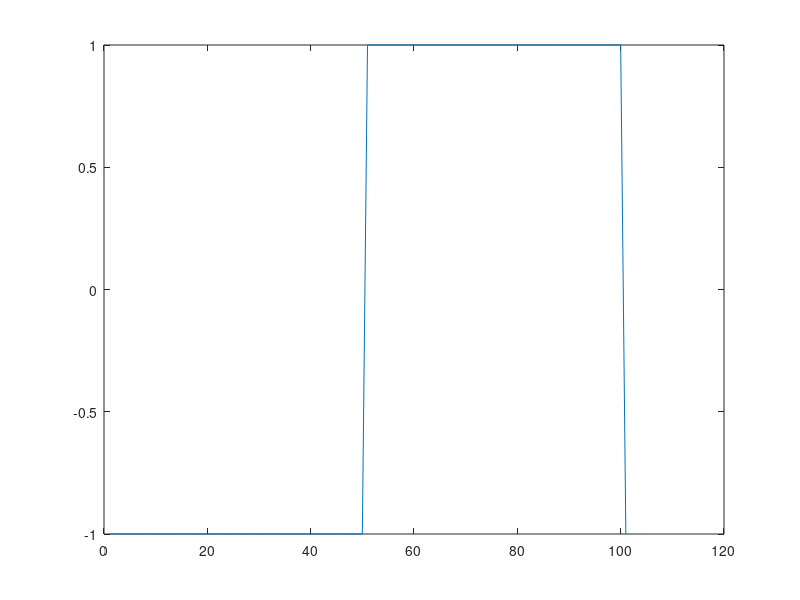

The MATLAB script that drew this image: (Note: this script raises an error after producing the figure.)
clear;
close all;
% set up parameter
fc = 10.3e6;        % carrier freq
fsym = 100e3;       % symbol rate          
fsamp = 250e6;        % sampling rate
d1 = 50;            % duty cycle 1
d2 = 35;            % duty cycle 2
d3 = 30;
d4 = 27;
p_d1 = 0.15;        % percentage of duty cycle 1
p_d2 = 0.10;    % percentage of duty cycle 2
p_d3 = 0.10;
% p_d4 = 1 - p_d1 - p_d2 - p_d3;
T0 = 0.1/fsym;    % time of zeros
T_offset = 0; % offset of Q mod sig

% calculate time steps
Tc = 1 / fc;        % period of carrier
Tsym = 1 / fsym;    % period of symbol
Tsamp = 1 / fsamp;  % period of sampling
T1 = round((Tsym * p_d1) / Tc) * Tc; % period of duty cycle 1, rounded to integer number of carrier period
T2 = round((Tsym * p_d2) / Tc) * Tc; % period of duty cycle 1, rounded to integer number of carrier period
T3 = round((Tsym * p_d3) / Tc) * Tc;
T4 = Tsym - T1 - T2 - T3 - T0;
t1 = 0 : Tsamp: (T1 - Tsamp); % time steps of duty cycle 1
t2 = 0 : Tsamp: (T2 - Tsamp); % time steps of duty cycle 2
t3 = 0 : Tsamp: (T3 - Tsamp); % time steps of duty cycle 3
t4 = 0 : Tsamp: (T4 - Tsamp); % time steps of duty cycle 3
% Gate driving sigal of symbol 0
x1 = 0.5 + 0.5 * square(2 * pi * fc * t1, d1); % signal of duty cycle 1
x2 = 0.5 + 0.5 * square(2 * pi * fc * t2, d2); % signal of duty cycle 2
x3 = 0.5 + 0.5 * square(2 * pi * fc * t3, d3);
x4 = 0.5 + 0.5 * square(2 * pi * fc * t4, d4);
x0 = zeros(1, round(T0 / Tsamp));
sym0 = [x1 x2 x3 x4 x0];
% Gate driving  sigal of symbol 1
x1 = 0.5 + 0.5 * square(2 * pi * fc * t1 + pi, d1); % signal of duty cycle 1
x2 = 0.5 + 0.5 * square(2 * pi * fc * t2 + pi, d2); % signal of duty cycle 2
x3 = 0.5 + 0.5 * square(2 * pi * fc * t3 + pi, d3);
x4 = 0.5 + 0.5 * square(2 * pi * fc * t4 + pi, d4);
x0 = zeros(1, round(T0 / Tsamp));
sym1 = [x1 x2 x3 x4 x0];

plot(square(2 * pi * (0:0.01:1) + pi, d1))

% saving results
GDS_1 = [sym1];
fname = sprintf('GDS_1_%d_d%d_%d_d%d_%d_d%d_%d_%.1fu_%dk.csv', ...
    round(d1), round(p_d1*100), round(d2), round(p_d2*100), ...
    round(d3), round(p_d2*100), round(d4), ...
    T0*1e6, round(fsym/1e3));
writematrix(GDS_1',fname)

GDS_0 = [sym0];
fname = sprintf('GDS_0_%d_d%d_%d_d%d_%d_d%d_%d_%.1fu_%dk.csv', ...
    round(d1), round(p_d1*100), round(d2), round(p_d2*100), ...
    round(d3), round(p_d2*100), round(d4), ...
    T0*1e6, round(fsym/1e3));
writematrix(GDS_0',fname)

% Q modulation control signal
Qmod = [ones(length(x1) + length(x2) + length(x3) + length(x4), 1); zeros(length(x0), 1)];
Qmod2 = [Qmod];
fname = sprintf('Qmod_%.1fu_%dk_%d.csv', T0*1e6, round(fsym/1e3), length(Qmod2));
writematrix(Qmod2,fname);

% length(Qmod)

figure();
tp = (0:length(Qmod)-1) * Tsamp * 1e6;
subplot(2, 1, 1); hold off; plot(tp, sym0); hold on; plot(tp, sym1); 
title('Gate driving signal'); xlabel('Time (us)'); ylim([-0.2,1.2]); 
legend('Symbol 0', 'Symbol 1');
subplot(2, 1, 2); plot(tp, Qmod, 'k'); ylim([-0.2,1.2]); 
xlabel('Time (us)'); title('Q-mod signal');

% legend('GDS Symbol 0', 'GDS Symbol 1', 'Q mod');

% 
% % modulation
% Nsym=200;
% symbols = (randn(Nsym, 1)) > 0.5;
% Nsps = length(sym0);
% data = zeros(Nsps * Nsym, 1);
% figure();
% plot(symbols);
% for n = 1 : Nsym
%     if symbols == 0
%         data((1 : Nsps) + (n-1) * Nsps) = sym0;
%     else
%         data((1 : Nsps) + (n-1) * Nsps) = sym1;
%     end
% end
% 
% figure();
% plot(data);
% 
% 
% 
% 
% 
